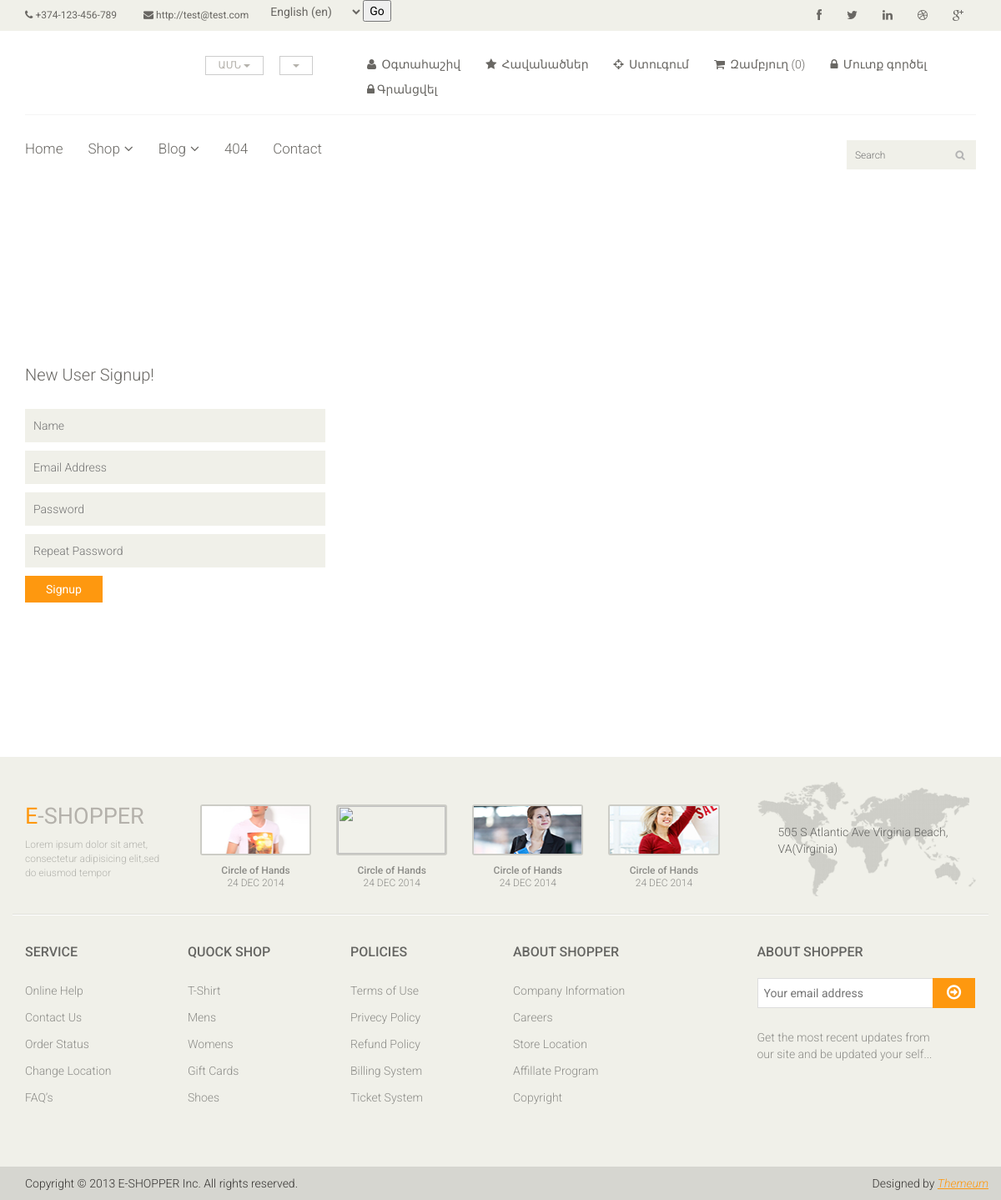
Screenshot of /register/ with the database file from the repository.
### main/models.py (models this page shows, shortened)
class HeaderInfo(models.Model):
    name = models.CharField('Site name', max_length=50)
    phone = models.CharField('Phone number', max_length=50)
    email = models.URLField('Email adress', null=True)
    img = models.ImageField('Logo', upload_to='images')
    facebook = models.URLField('Facebook link', blank=True)
    twitter = models.URLField('Twitter link', blank=True)
    linkedin = models.URLField('Linkedin link', blank=True)
    dribbble = models.URLField('Dribbble link', blank=True)
    google_plus = models.URLField('Google-plus link', blank=True)
    country1 = models.CharField('Country 1', max_length=50, blank=True)
    country2 = models.CharField('Country 2', max_length=50, blank=True)
    country3 = models.CharField('Country 3', max_length=50, blank=True)
    curency1 = models.CharField('Curency 1', max_length=50, blank=True)
    curency2 = models.CharField('Curency 2', max_length=50, blank=True)
    curency3 = models.CharField('Curency 3', max_length=50, blank=True)
    account = models.CharField('Account', max_length=50)
    wishlist = models.CharField('wishlist', max_length=50)
    checkout = models.CharField('checkout', max_length=50)
    cart = models.CharField('cart', max_length=50)
    login = models.CharField('login', max_length=50)
    logout = models.CharField('logout', max_length=50)
    signup = models.CharField('signup', max_length=50)
    class Meta:
        verbose_name = 'HeaderInfo'
        verbose_name_plural = 'HeaderInfo'

### main/views.py (the view, shortened to what this page needs)
# urls.py: path('register/', views.register_request, name='register'),
def register_request(request):
	headerinfo = HeaderInfo.objects.all()[0]
	form = NewUserForm()
	return render(request=request, template_name="main/register.html", context={
		"register_form":form,
		'headerinfo':headerinfo,
		'act':'register_request'
	})

### main/forms.py (shortened to what this page needs)
class NewUserForm(UserCreationForm):
	email = forms.EmailField(required=True)
	class Meta:
		model = User
		fields = ("username", "email", "password1", "password2")

### main/templates/main/register.html (shortened to what this page needs)
{% extends 'main/base.html' %}
{% block body %}
	<section id="form">
		<div class="container">
			<div class="row">
				<div class="col-sm-4">
					<div class="signup-form">
						<h2>New User Signup!</h2>
						<form method="post">
							<input type="text" placeholder="Name" name="username"/>
							<input type="email" placeholder="Email Address" name="email"/>
							<input type="password" placeholder="Password" name="password1"/>
							<input type="password" placeholder="Repeat Password" name="password2"/>
							<button type="submit" class="btn btn-default">Signup</button>
						</form>
					</div>
				</div>
			</div>
		</div>
	</section>
{% endblock %}

### main/templates/main/base.html (shortened to what this page needs)
{% load i18n %}
{% load static %}
<!DOCTYPE html>
<html lang="en">
<head>
    <link href="{% static 'css/bootstrap.min.css' %}" rel="stylesheet">
    <link href="{% static 'css/font-awesome.min.css' %}" rel="stylesheet">
    <link href="{% static 'css/prettyPhoto.css' %}" rel="stylesheet">
    <link href="{% static 'css/price-range.css' %}" rel="stylesheet">
    <link href="{% static 'css/animate.css' %}" rel="stylesheet">
	<link href="{% static 'css/main.css' %}" rel="stylesheet">
	<link href="{% static 'css/responsive.css' %}" rel="stylesheet">
</head>
<body>
	<header id="header">
		<div class="header_top">
			<div class="container">
				<div class="row">
					<div class="col-sm-6">
						<div class="contactinfo">
							<ul class="nav nav-pills">
								<li><a href="#"><i class="fa fa-phone"></i> {{ headerinfo.phone }}</a></li>
								<li><a href="#"><i class="fa fa-envelope"></i> {{ headerinfo.email }}</a></li>
								<li>
									<li>
										<form action="{% url 'set_language' %}" method="post">{% csrf_token %}
										<select name="language">
											{% get_current_language as LANGUAGE_CODE %}
											{% get_available_languages as LANGUAGES %}
											{% get_language_info_list for LANGUAGES as languages %}{% for language in languages %}
										<option value="{{ language.code }}"{% if language.code == LANGUAGE_CODE %}
										selected{% endif %}>
											{{ language.name_local }} ({{ language.code }})
										</option>
											{% endfor %}
										</select>
									</li>
									<input type="submit" value="Go">
								</li>
							</ul>
						</div>
					</div>
					<div class="col-sm-6">
						<div class="social-icons pull-right">
							<ul class="nav navbar-nav">
								<li><a href="{{ headerinfo.facebook }}"><i class="fa fa-facebook"></i></a></li>
								<li><a href="{{ headerinfo.twitter }}"><i class="fa fa-twitter"></i></a></li>
								<li><a href="{{ headerinfo.linkedin }}"><i class="fa fa-linkedin"></i></a></li>
								<li><a href="{{ headerinfo.dribbble }}"><i class="fa fa-dribbble"></i></a></li>
								<li><a href="{{ headerinfo.google_plus }}"><i class="fa fa-google-plus"></i></a></li>
							</ul>
						</div>
					</div>
				</div>
			</div>
		</div>
		<div class="header-middle">
			<div class="container">
				<div class="row">
					<div class="col-sm-4">
						<div class="btn-group pull-right">
							<div class="btn-group">
								<button type="button" class="btn btn-default dropdown-toggle usa" data-toggle="dropdown">
									{{ headerinfo.country1 }}
									<span class="caret"></span>
								</button>
							</div>
							<div class="btn-group">
								<button type="button" class="btn btn-default dropdown-toggle usa" data-toggle="dropdown">
									<span class="caret"></span>
								</button>
							</div>
						</div>
					</div>
					<div class="col-sm-8">
						<div class="shop-menu pull-right">
							<ul class="nav navbar-nav">
								<li><a href="#"><i class="fa fa-user"></i> {{ headerinfo.account }}</a></li>
								<li><a href="#"><i class="fa fa-star"></i> {{ headerinfo.wishlist }}</a></li>
								<li><a href="{% url 'checkout' %}"><i class="fa fa-crosshairs"></i> {{ headerinfo.checkout }}</a></li>
								<li><a href="{% url 'cart' %}"><i class="fa fa-shopping-cart"></i> {{ headerinfo.cart }} ({{ cart_list | length }})</a></li>
                                {% if user.is_authenticated %}
								    <li><a href="{% url 'logout' %}"><i class="fa fa-user"></i>{{ user.username }} - {{ headerinfo.logout }}</a></li>
                                {% else %}
                                    <li><a href="{% url 'login' %}"><i class="fa fa-lock"></i> {{ headerinfo.login }}</a></li>
	    							<li><a href="{% url 'register' %}"><i class="fa fa-lock"></i>{{ headerinfo.signup }}</a></li>
                                {% endif %}
							</ul>
						</div>
					</div>
				</div>
			</div>
		</div>
		<div class="header-bottom">
			<div class="container">
				<div class="row">
					<div class="col-sm-9">
						<div class="mainmenu pull-left">
							<ul class="nav navbar-nav collapse navbar-collapse">
								<li><a href="{% url 'index' %}" class="{% if act == 'index' %}active{% endif %}">Home</a></li>
								<li class="dropdown"><a href="#">Shop<i class="fa fa-angle-down"></i></a>
                                </li>
								<li class="dropdown"><a href="#">Blog<i class="fa fa-angle-down"></i></a>
                                </li>
								<li><a href="{% url '404' %}">404</a></li>
								<li><a href="{% url 'contact-us' %}" class="{% if act == 'contact_us' %}active{% endif %}">Contact</a></li>
							</ul>
						</div>
					</div>
					<div class="col-sm-3">
						<div class="search_box pull-right">
							<input type="text" placeholder="Search"/>
						</div>
					</div>
				</div>
			</div>
		</div>
	</header>
    {% block body %}{% endblock %}
	<footer id="footer">
		<div class="footer-top">
			<div class="container">
				<div class="row">
					<div class="col-sm-2">
						<div class="companyinfo">
							<h2><span>e</span>-shopper</h2>
							<p>Lorem ipsum dolor sit amet, consectetur adipisicing elit,sed do eiusmod tempor</p>
						</div>
					</div>
					<div class="col-sm-7">
						<div class="col-sm-3">
							<div class="video-gallery text-center">
								<a href="#">
									<div class="iframe-img">
										<img src="{% static 'images/home/iframe1.png' %}" alt="" />
									</div>
								</a>
								<p>Circle of Hands</p>
								<h2>24 DEC 2014</h2>
							</div>
						</div>
						<div class="col-sm-3">
							<div class="video-gallery text-center">
								<a href="#">
									<div class="iframe-img">
										<img src="{% static 'images/home/iframe2.' %}" alt="" />
									</div>
								</a>
								<p>Circle of Hands</p>
								<h2>24 DEC 2014</h2>
							</div>
						</div>
						<div class="col-sm-3">
							<div class="video-gallery text-center">
								<a href="#">
									<div class="iframe-img">
										<img src="{% static 'images/home/iframe3.png' %}" alt="" />
									</div>
								</a>
								<p>Circle of Hands</p>
								<h2>24 DEC 2014</h2>
							</div>
						</div>
						<div class="col-sm-3">
							<div class="video-gallery text-center">
								<a href="#">
									<div class="iframe-img">
										<img src="{% static 'images/home/iframe4.png' %}" alt="" />
									</div>
								</a>
								<p>Circle of Hands</p>
								<h2>24 DEC 2014</h2>
							</div>
						</div>
					</div>
					<div class="col-sm-3">
						<div class="address">
							<img src="{% static 'images/home/map.png' %}" alt="" />
							<p>505 S Atlantic Ave Virginia Beach, VA(Virginia)</p>
						</div>
					</div>
				</div>
			</div>
		</div>
		<div class="footer-widget">
			<div class="container">
				<div class="row">
					<div class="col-sm-2">
						<div class="single-widget">
							<h2>Service</h2>
							<ul class="nav nav-pills nav-stacked">
								<li><a href="#">Online Help</a></li>
								<li><a href="#">Contact Us</a></li>
								<li><a href="#">Order Status</a></li>
								<li><a href="#">Change Location</a></li>
								<li><a href="#">FAQ’s</a></li>
							</ul>
						</div>
					</div>
					<div class="col-sm-2">
						<div class="single-widget">
							<h2>Quock Shop</h2>
							<ul class="nav nav-pills nav-stacked">
								<li><a href="#">T-Shirt</a></li>
								<li><a href="#">Mens</a></li>
								<li><a href="#">Womens</a></li>
								<li><a href="#">Gift Cards</a></li>
								<li><a href="#">Shoes</a></li>
							</ul>
						</div>
					</div>
					<div class="col-sm-2">
						<div class="single-widget">
							<h2>Policies</h2>
							<ul class="nav nav-pills nav-stacked">
								<li><a href="#">Terms of Use</a></li>
								<li><a href="#">Privecy Policy</a></li>
								<li><a href="#">Refund Policy</a></li>
								<li><a href="#">Billing System</a></li>
								<li><a href="#">Ticket System</a></li>
							</ul>
						</div>
					</div>
					<div class="col-sm-2">
						<div class="single-widget">
							<h2>About Shopper</h2>
							<ul class="nav nav-pills nav-stacked">
								<li><a href="#">Company Information</a></li>
								<li><a href="#">Careers</a></li>
								<li><a href="#">Store Location</a></li>
								<li><a href="#">Affillate Program</a></li>
								<li><a href="#">Copyright</a></li>
							</ul>
						</div>
					</div>
					<div class="col-sm-3 col-sm-offset-1">
						<div class="single-widget">
							<h2>About Shopper</h2>
							<form action="#" class="searchform">
								<input type="text" placeholder="Your email address" />
								<button type="submit" class="btn btn-default"><i class="fa fa-arrow-circle-o-right"></i></button>
								<p>Get the most recent updates from <br />our site and be updated your self...</p>
							</form>
						</div>
					</div>
				</div>
			</div>
		</div>
		<div class="footer-bottom">
			<div class="container">
				<div class="row">
					<p class="pull-left">Copyright © 2013 E-SHOPPER Inc. All rights reserved.</p>
					<p class="pull-right">Designed by <span><a target="_blank" href="http://www.themeum.com">Themeum</a></span></p>
				</div>
			</div>
		</div>
	</footer>
</body>
</html>

### rows the page displays
HeaderInfo: phone "+374-123-456-789", email "http://test@test.com", country1 "ԱՄՆ", account "Օգտահաշիվ", wishlist "Հավանածներ", checkout "Ստուգում", cart "Զամբյուղ", login "Մուտք գործել", signup "Գրանցվել"

### other values shown
{{ cart_list | length }} "0"
form field language "English (en)"
